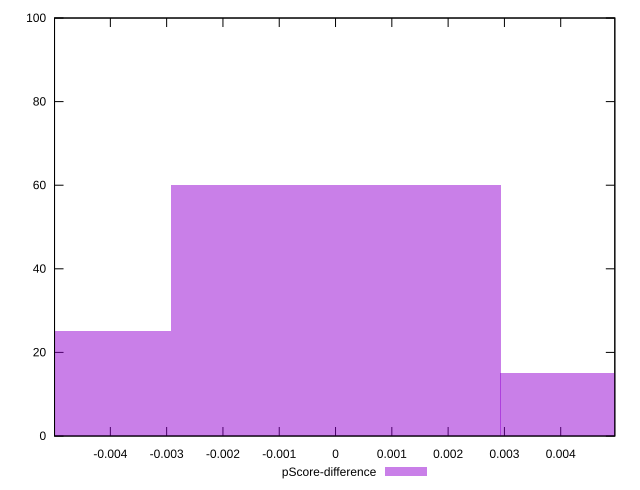

Reproduce this figure in gnuplot.
reset

$pScoreDifference <<EOF
0 60
-0.005860751822362059 25
0.005860751822362059 15
EOF

set key outside below
set boxwidth 0.005860751822362059
set xrange [-0.004991536234613458:0.004961122485860114]
set yrange [0:100]
set trange [0:100]
set style fill transparent solid 0.5 noborder
set terminal svg size 640, 490 enhanced background rgb 'white'
set output "report_00009_2021-02-08T22-37-41.559Z/max-potential-fid/samples/pages+cached+noadtech/pScore-difference/histogram.svg"

plot $pScoreDifference title "pScore-difference" with boxes

reset
